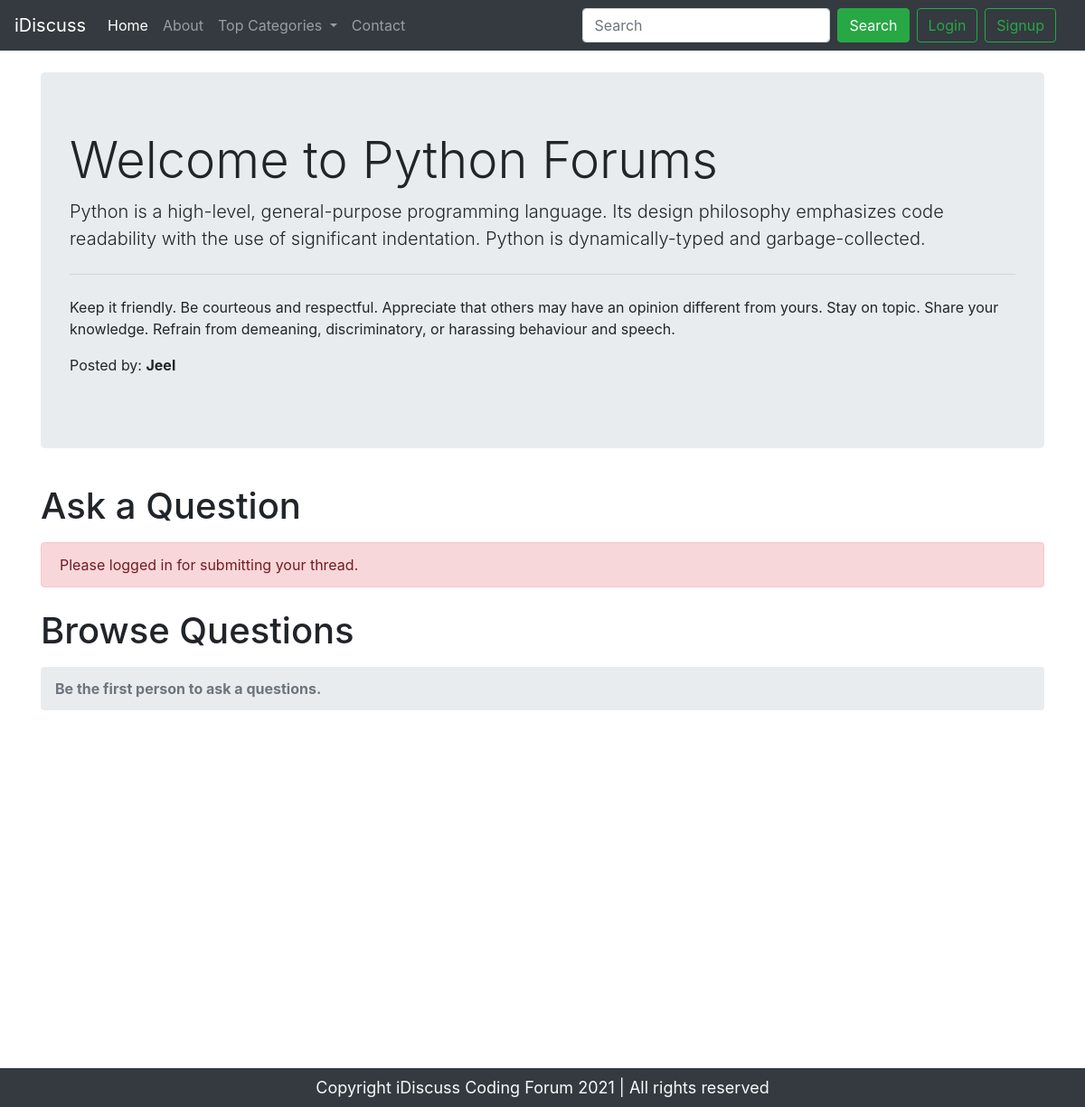
The app's page /threadlist.php?catid=1 with its own data.
### tables this page shows
CREATE TABLE `categories` (
  `category_id` int(11) NOT NULL,
  `category_name` varchar(255) NOT NULL,
  `category_description` varchar(255) NOT NULL,
  `created` datetime NOT NULL DEFAULT current_timestamp()
);

### threadlist.php (the view, shortened to what this page needs)
<!doctype html>
<html lang="en">
<head>
    <link rel="stylesheet" href="https://cdn.jsdelivr.net/npm/bootstrap@4.6.2/dist/css/bootstrap.min.css">
</head>
<body>
    <?php include 'partials/_dbconnect.php'; ?>
    <?php include 'partials/_header.php'; ?>
    <?php
    $id = $_GET['catid'];
    $sql = "SELECT * FROM `categories` WHERE `category_id` = $id";
    $result = mysqli_query($conn, $sql);
    while ($row = mysqli_fetch_assoc($result)) {
        $catname = $row['category_name'];
        $catdesc = $row['category_description'];
    }
    ?>
    <div class="container my-4">
        <div class="jumbotron">
            <h1 class="display-4">Welcome to <?php echo $catname; ?> Forums</h1>
            <p class="lead"><?php echo $catdesc; ?></p>
            <hr class="my-4">
            <p>Keep it friendly. Be courteous and respectful. Appreciate that others may have an opinion different from yours. Stay on topic. Share your knowledge. Refrain from demeaning, discriminatory, or harassing behaviour and speech.</p>
            <p>Posted by: <b>Jeel</b></p>
        </div>
    </div>
    <?php
    if (isset($_SESSION['loggedin']) && $_SESSION['loggedin'] == true) {
        echo '<div class="container">
        <h1 class="py-2">Ask a Question</h1>
        <form action="' . $_SERVER['REQUEST_URI'] . '" method="POST">
            <div class="form-group">
                <h5 for="exampleInputEmail1">Problem Title</h5>
                <input type="text" class="form-control" id="title" name="title" aria-describedby="emailHelp">
                <small id="emailHelp" class="form-text text-muted">Keep yout title as short and crisp as possible.</small>
            </div>
            <input type="hidden" name="sno" value="'.$_SESSION['sno'].'">
            <div class="form-group">
                <h5 for="exampleFormControlTextarea1">Ellaborate your concern</h5>
                <textarea class="form-control" id="desc" name="desc" rows="3"></textarea>
            </div>
            <button type="submit" class="btn btn-primary">Submit</button>
        </form>
    </div>';
    } else {
        echo '<div class="container">
                <h1 class="py-2">Ask a Question</h1>
                <div class="alert alert-danger" role="alert">
                    Please logged in for submitting your thread.
                </div>
              </div>';
    }
    ?>
    <div class="container my-3" style="min-height: 500px;">
        <h1 class="py-2">Browse Questions</h1>
        <?php
        $noResult = true;
        if ($noResult) {
            echo '<nav aria-label="breadcrumb">
            <ol class="breadcrumb">
              <li class="breadcrumb-item active" aria-current="page"><b>Be the first person to ask a questions.</b></li>
            </ol>
          </nav>';
        }
        ?>
    </div>
    <?php include 'partials/_footer.php'; ?>
</body>
</html>

### records on screen
categories: category_name "Python", category_description "Python is a high-level, general-purpose programming language. Its design philosophy emphasizes code readability with the use of significant indentation. Python is dynamically-typed and garbage-collected."
